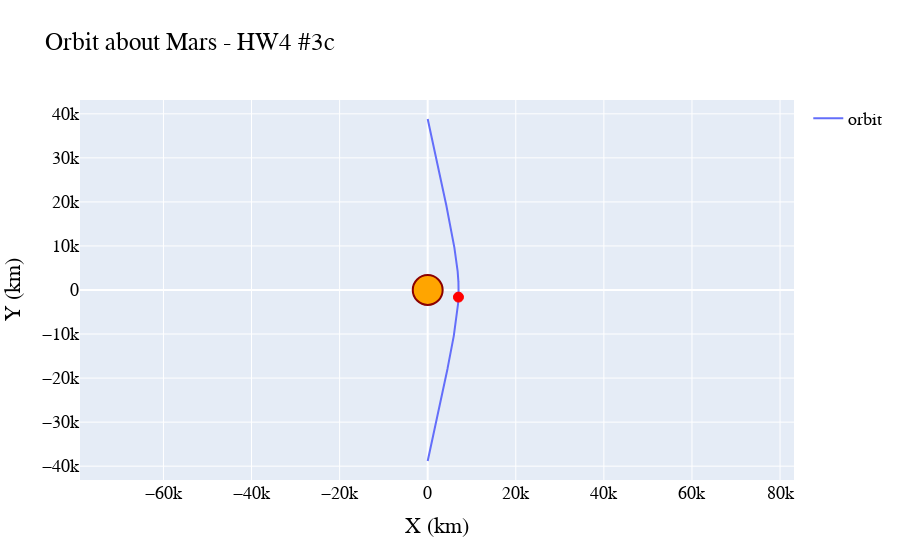

The code cell stored with this chart in its notebook:
### Code cell
fig = go.Figure()

fig.add_trace(go.Scatter(x=r_e_list, y=r_p_list,
                    mode='lines',
                    name='orbit'))

fig.update_layout(
    title="Orbit about Mars - HW4 #3c",
    xaxis_title="X (km)",
    yaxis_title="Y (km)",
    font=dict(
        family="Arial",
        size=18,
        color="#000000"
    )
)

fig.update_layout(
    yaxis = dict(
      scaleanchor = "x",
      scaleratio = 1,
    ),
    xaxis = dict(
      scaleanchor = "x",
      scaleratio = 1,
    ),
    shapes=[
        # filled circle
        dict(
            type="circle",
            xref="x",
            yref="y",
            fillcolor="orange",
            x0=-3396,
            y0=-3396,
            x1=3396,
            y1=3396,
            line_color="darkred",
        ),
    ]
)

fig.add_trace(
    go.Scatter(
        mode='markers',
        x=[6983.911436846828],
        y=[-1613.8402824124203],
        marker=dict(
            color='red',
            size=10,
            line=dict(
                color='red',
                width=1
            )
        ),
        showlegend=False
    )
)

fig.show()

### Figure 1 — Plotly figure (JSON) as saved in the notebook; plotly's stock layout.template omitted (floating-point values rounded to 4 significant figures; data arrays with more than 128 entries replaced by an {"elided": "..."} marker saying what was removed)
{"data": [{"mode": "lines", "name": "orbit", "type": "scatter", "x": {"elided": "2000 float values"}, "y": {"elided": "2000 float values"}}, {"marker": {"color": "red", "line": {"color": "red", "width": 1}, "size": 10}, "mode": "markers", "showlegend": false, "type": "scatter", "x": [6984.0], "y": [-1614.0]}], "layout": {"font": {"color": "#000000", "family": "Arial", "size": 18}, "shapes": [{"fillcolor": "orange", "line": {"color": "darkred"}, "type": "circle", "x0": -3396, "x1": 3396, "xref": "x", "y0": -3396, "y1": 3396, "yref": "y"}], "title": {"text": "Orbit about Mars - HW4 #3c"}, "xaxis": {"scaleanchor": "x", "scaleratio": 1, "title": {"text": "X (km)"}}, "yaxis": {"scaleanchor": "x", "scaleratio": 1, "title": {"text": "Y (km)"}}}}
